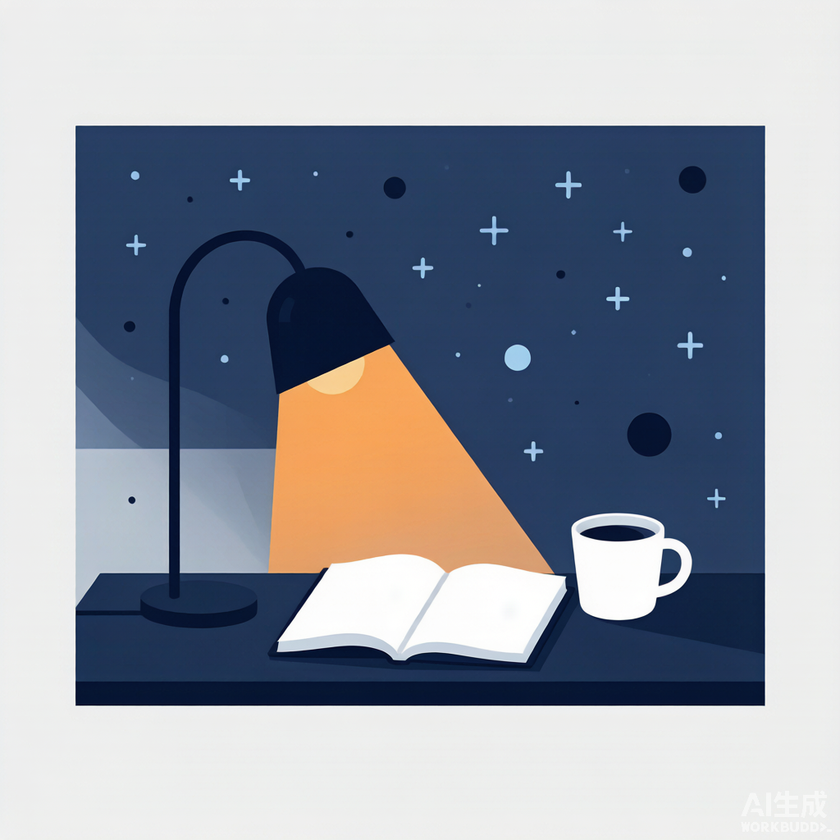
#> input picture 人生系统/prototype/images/desk.png, 840 x 840 px, shrunk from 1024 x 1024 before the run
$ python process_images_v2.py
#> lines starting #> are read from the running program, lines starting #| are printed output that depends on the picture
# -*- coding: utf-8 -*-
"""插画处理 v2：两轮 flood-fill（适应渐变背景）+ 水印带清理"""
import os
from collections import deque
from PIL import Image

SRC_DIR = os.path.join(os.path.dirname(os.path.abspath(__file__)), "images")
DST_DIR = os.path.join(SRC_DIR, "processed")
FILES = ["desk.png", "notebook.png", "bookshelf.png", "mountain.png"]
TOL1 = 58          # 第一轮容差
TOL2 = 96          # 第二轮容差（渐变边缘过渡带）
BAND_W = 0.55
BAND_H = 0.15
LIGHT = 135

def process(src_path, dst_path):
#> called with src_path = '人生系统/prototype/images/desk.png', dst_path = '人生系统/prototype/images/processed/desk.png'
    img = Image.open(src_path).convert("RGBA")
    w, h = img.size
#> w = 840; h = 840
    px = img.load()

    corners = [px[3, 3], px[w - 4, 3], px[3, h - 4], px[w - 4, h - 4]]
#> corners = [(240, 239, 238, 255), (237, 237, 237, 255), (239, 240, 239, 255), (237, 237, 235, 255)]
    bg = tuple(sum(c[i] for c in corners) // 4 for i in range(3))
#> bg = (238, 238, 237)

    def run_fill(tol):
#> called with tol = 58
        visited = [[False] * w for _ in range(h)]
        q = deque()
        for x in range(w):
            for y in (0, h - 1):
                if not visited[y][x]:
                    visited[y][x] = True
                    q.append((x, y))
        for y in range(h):
            for x in (0, w - 1):
                if not visited[y][x]:
                    visited[y][x] = True
                    q.append((x, y))
        while q:
            x, y = q.popleft()
            r, g, b, a = px[x, y]
            if a == 0:
                continue
            if abs(r - bg[0]) <= tol and abs(g - bg[1]) <= tol and abs(b - bg[2]) <= tol:
                px[x, y] = (r, g, b, 0)
                for dx, dy in ((1, 0), (-1, 0), (0, 1), (0, -1)):
                    nx, ny = x + dx, y + dy
                    if 0 <= nx < w and 0 <= ny < h and not visited[ny][nx]:
                        visited[ny][nx] = True
                        q.append((nx, ny))
#> this loop made 314331 passes
#> (r, g, b) on passes 1 to 3: (237, 238, 236), (241, 240, 239), (239, 240, 238)
#> after the loop, visited = 840 items

    run_fill(TOL1)
    run_fill(TOL2)
#> the loop in run_fill (call 2), `while q:` made 3356 passes

    band_w = int(w * BAND_W)
    band_h = int(h * BAND_H)
    for y in range(h - band_h, h):
        for x in range(w - band_w, w):
            r, g, b, a = px[x, y]
            if a > 0 and (r + g + b) / 3 > LIGHT:
                px[x, y] = (r, g, b, 0)

    os.makedirs(DST_DIR, exist_ok=True)
    img.save(dst_path)
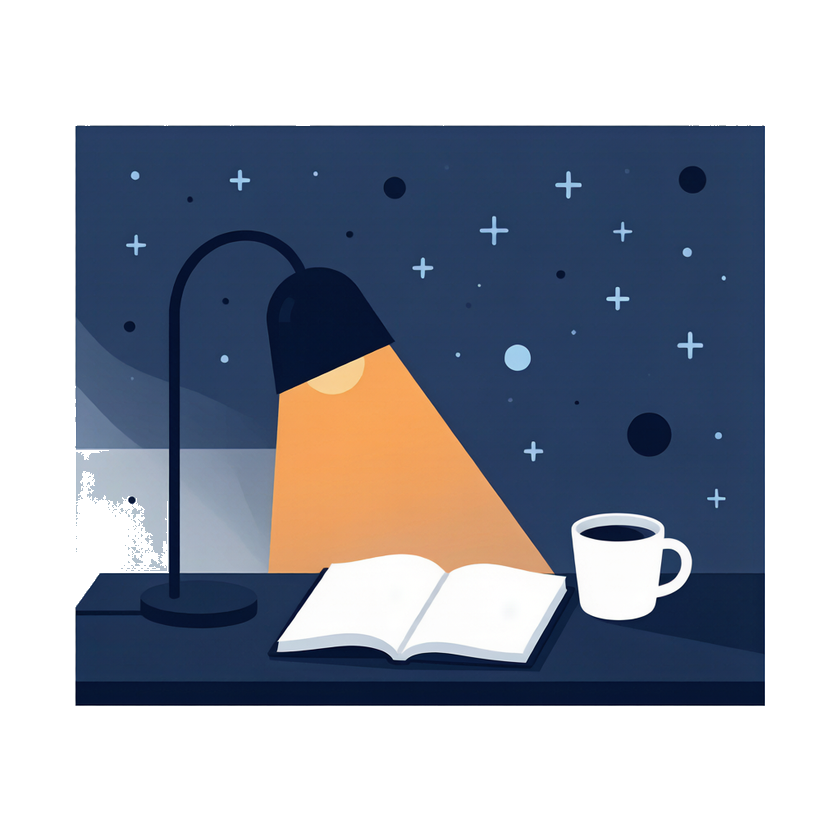
#> saved as desk.png: PIL image 840x840 RGBA; mean R, G, B, A 147.6, 153.2, 164.4, 142.6; transparent parts drawn white
    # 验证统计
    total = w * h
    tr = sum(1 for y in range(0, h, 4) for x in range(0, w, 4) if px[x, y][3] == 0)
    band = sum(1 for y in range(int(h * 0.85), h, 2) for x in range(int(w * 0.45), w, 2)
               if px[x, y][3] > 0 and sum(px[x, y][:3]) / 3 > 135)
    print(f"{os.path.basename(src_path)}: 透明~{tr / (total / 16) * 100:.0f}% 右下浅色残留~{band}px bg={bg}")
#| desk.png: 透明~44% 右下浅色残留~0px bg=(238, 238, 237)

if __name__ == "__main__":
    for f in FILES:
        src = os.path.join(SRC_DIR, f)
        if os.path.exists(src):
            process(src, os.path.join(DST_DIR, f))
        else:
            print(f"SKIP {f}")
#> pass 2 of the loop `for f in FILES:`:
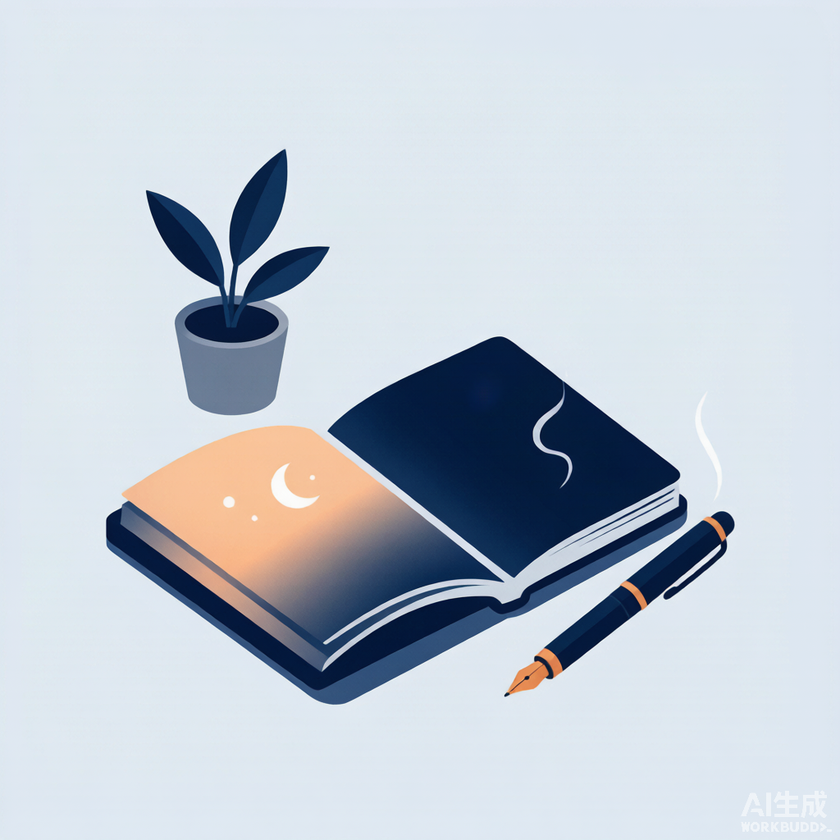
#> input picture 人生系统/prototype/images/notebook.png, 840 x 840 px, shrunk from 1024 x 1024 before the run
#> in process (call 2), `img.save(dst_path)`:
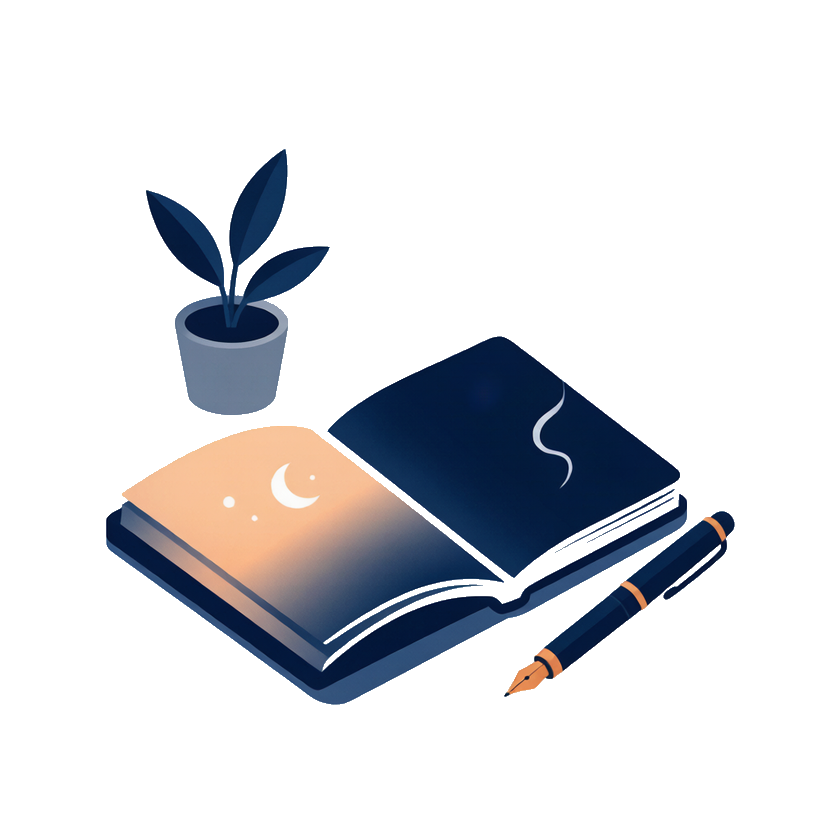
#> saved as notebook.png: PIL image 840x840 RGBA; mean R, G, B, A 192.3, 201.1, 211.2, 51.9; transparent parts drawn white
#| notebook.png: 透明~80% 右下浅色残留~0px bg=(222, 231, 240)
#> pass 3 of the loop `for f in FILES:`:
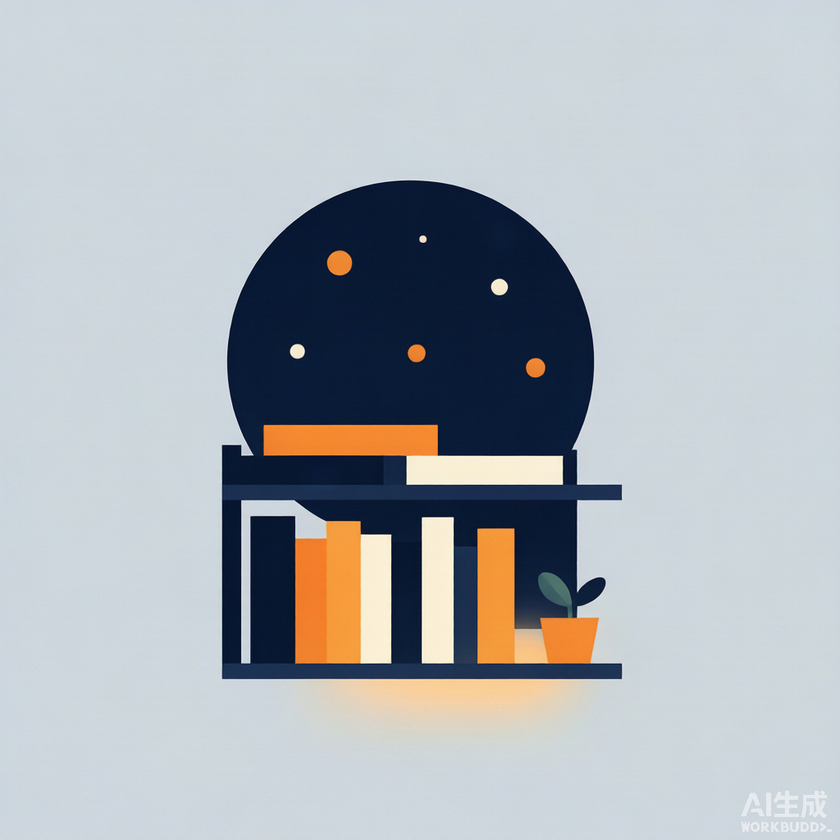
#> input picture 人生系统/prototype/images/bookshelf.png, 840 x 840 px, shrunk from 1024 x 1024 before the run
#> in process (call 3), `img.save(dst_path)`:
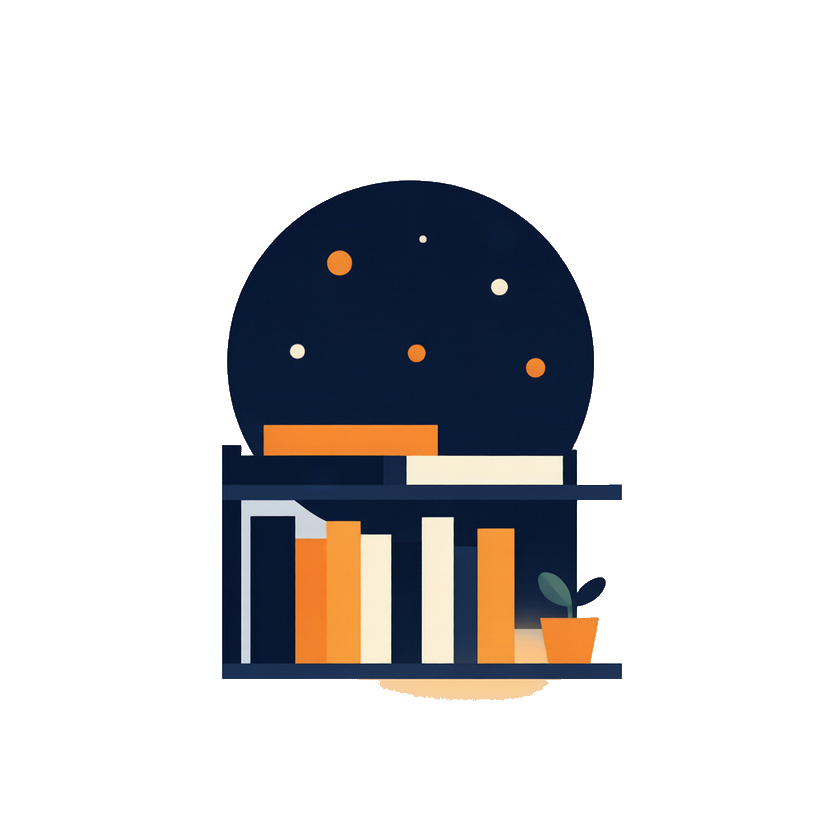
#> saved as bookshelf.png: PIL image 840x840 RGBA; mean R, G, B, A 173.1, 179, 184.5, 61.7; transparent parts drawn white
#| bookshelf.png: 透明~76% 右下浅色残留~0px bg=(204, 213, 221)
#> the loop made 4 passes; the first 3 are shown
